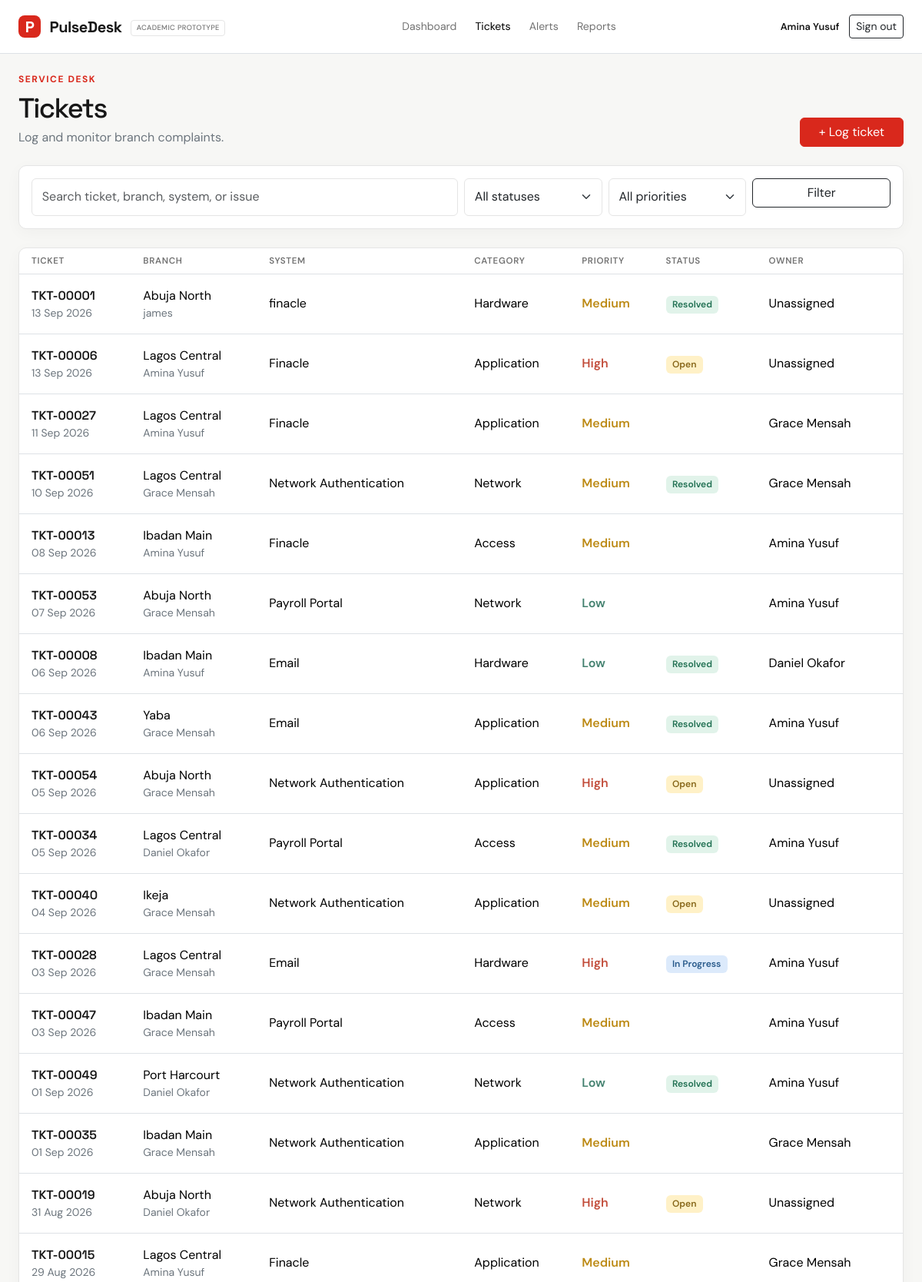
Page /tickets (signed in, upper part) on the committed database.
### app.py (models this page shows)
class User(db.Model):
    id = db.Column(db.Integer, primary_key=True)
    name = db.Column(db.String(120), nullable=False)
    email = db.Column(db.String(160), unique=True, nullable=False)
    password = db.Column(db.String(255), nullable=False)
    role = db.Column(db.String(40), nullable=False, default="IT Support Officer")

class Ticket(db.Model):
    id = db.Column(db.Integer, primary_key=True)
    ticket_number = db.Column(db.String(30), unique=True, nullable=False)
    branch_id = db.Column(db.Integer, db.ForeignKey("branch.id"), nullable=False)
    reported_by = db.Column(db.String(120), nullable=False)
    category = db.Column(db.String(80), nullable=False)
    system = db.Column(db.String(100), nullable=False)
    description = db.Column(db.Text, nullable=False)
    priority = db.Column(db.String(20), nullable=False, default="Medium")
    status = db.Column(db.String(30), nullable=False, default="Open")
    assigned_to = db.Column(db.String(120))
    created_at = db.Column(db.DateTime, nullable=False, default=datetime.utcnow)
    resolved_at = db.Column(db.DateTime)

class Branch(db.Model):
    id = db.Column(db.Integer, primary_key=True)
    branch_name = db.Column(db.String(120), nullable=False)
    location = db.Column(db.String(120), nullable=False)
    tickets = db.relationship("Ticket", backref="branch", lazy=True)

### app.py (the view)
@app.route("/tickets")
@login_required
def tickets():
    search, status, priority = request.args.get("search", "").strip(), request.args.get("status", ""), request.args.get("priority", "")
    query = Ticket.query
    if search:
        term = f"%{search}%"
        query = query.join(Branch).filter(or_(Ticket.ticket_number.ilike(term), Ticket.category.ilike(term), Ticket.system.ilike(term), Ticket.description.ilike(term), Branch.branch_name.ilike(term)))
    if status:
        query = query.filter_by(status=status)
    if priority:
        query = query.filter_by(priority=priority)
    return render_template("tickets.html", tickets=query.order_by(Ticket.created_at.desc()).all())

### app.py (called while the page is built)
def current_user():
    user_id = session.get("user_id")
    return db.session.get(User, user_id) if user_id else None

@app.context_processor
def inject_user():
    return {"current_user": current_user()}

def login_required(view):
    @wraps(view)
    def wrapped(*args, **kwargs):
        if not session.get("user_id"):
            return redirect(url_for("login", next=request.path))
        return view(*args, **kwargs)
    return wrapped

### templates/tickets.html (shortened to what this page needs)
{% extends 'base.html' %}
{% block content %}
<div class="d-flex flex-wrap justify-content-between align-items-end gap-3 mb-4"><div><div class="eyebrow mb-2">Service desk</div><h1 class="page-title mb-1">Tickets</h1><p class="text-secondary mb-0">{% if current_user.role == 'IT Support Officer' %}Log and monitor branch complaints.{% else %}Triage, assign, and manage branch complaints.{% endif %}</p></div>{% if current_user.role == 'IT Support Officer' %}<a href="{{ url_for('new_ticket') }}" class="btn btn-coral px-4">+ Log ticket</a>{% else %}<span class="role-badge">{{ current_user.role }} · management view</span>{% endif %}</div>
<form class="card bg-white p-3 mb-4" method="get"><div class="row g-2"><div class="col-lg-6"><input class="form-control" name="search" value="{{ request.args.get('search','') }}" placeholder="Search ticket, branch, system, or issue"></div><div class="col-sm-4 col-lg-2"><select class="form-select" name="status"><option value="">All statuses</option></select></div><div class="col-sm-4 col-lg-2"><select class="form-select" name="priority"><option value="">All priorities</option></select></div><div class="col-sm-4 col-lg-2"><button class="btn btn-outline-dark w-100">Filter</button></div></div></form>
<div class="card bg-white"><div class="table-responsive"><table class="table"><thead><tr><th class="ps-3">Ticket</th><th>Branch</th><th>System</th><th>Category</th><th>Priority</th><th>Status</th><th class="pe-3">Owner</th></tr></thead><tbody>{% for ticket in tickets %}<tr><td class="ps-3"><a class="ticket-number" href="{{ url_for('ticket_detail', ticket_id=ticket.id) }}">{{ ticket.ticket_number }}</a><div class="small text-secondary">{{ ticket.created_at.strftime('%d %b %Y') }}</div></td><td>{{ ticket.branch.branch_name }}<div class="small text-secondary">{{ ticket.reported_by }}</div></td><td>{{ ticket.system }}</td><td>{{ ticket.category }}</td><td><span class="priority-{{ ticket.priority|lower }} fw-semibold">{{ ticket.priority }}</span></td><td><span class="badge status-{{ ticket.status|lower|replace(' ', '-') }}">{{ ticket.status }}</span></td><td class="pe-3">{{ ticket.assigned_to or 'Unassigned' }}</td></tr>{% else %}<tr><td colspan="7" class="empty-state">No tickets match these filters.</td></tr>{% endfor %}</tbody></table></div></div>
{% endblock %}

### templates/base.html (shortened to what this page needs)
<!doctype html>
<html lang="en">
<head>
  <link href="https://cdn.jsdelivr.net/npm/bootstrap@5.3.3/dist/css/bootstrap.min.css" rel="stylesheet">
  <link rel="stylesheet" href="{{ url_for('static', filename='style.css') }}">
</head>
<body>
  <nav class="navbar navbar-expand-lg border-bottom">
    <div class="container-fluid px-4">
      <a class="navbar-brand" href="{{ url_for('dashboard') }}"><span class="brand-mark">P</span> PulseDesk <span class="prototype-tag">Academic prototype</span></a>
      {% if current_user %}
      <div class="collapse navbar-collapse" id="main-nav">
        <div class="navbar-nav mx-auto gap-lg-2">
          <a class="nav-link {{ 'active' if request.endpoint == 'dashboard' }}" href="{{ url_for('dashboard') }}">Dashboard</a>
          <a class="nav-link {{ 'active' if request.endpoint in ['tickets', 'new_ticket', 'ticket_detail'] }}" href="{{ url_for('tickets') }}">Tickets</a>
          <a class="nav-link {{ 'active' if request.endpoint in ['alerts', 'alert_detail'] }}" href="{{ url_for('alerts') }}">Alerts</a>
          <a class="nav-link {{ 'active' if request.endpoint in ['reports', 'report_csv'] }}" href="{{ url_for('reports') }}">Reports</a>
        </div>
        <div class="account-menu"><span class="account-name">{{ current_user.name }}</span><form method="post" action="{{ url_for('logout') }}"><button class="btn btn-outline-dark btn-sm">Sign out</button></form></div>
      </div>
      {% endif %}
    </div>
  </nav>
  <main class="container-fluid px-4 py-4">
    {% block content %}{% endblock %}
  </main>
</body>
</html>

### static/style.css (style rules this page uses)
:root { --ink: #171717; --muted: #737373; --line: #e5e5e5; --mint: #e1f3ea; --cream: #f7f7f5; --coral: #d9281c; --warm: #fff4ef; }
body { background: var(--cream); color: var(--ink); font-family: 'DM Sans', sans-serif; }
.navbar { background: #fff; min-height: 70px; }
.navbar-brand, h1, h2, h3, h4 { font-family: 'Space Grotesk', sans-serif; }
.navbar-brand { font-weight: 700; color: var(--ink); letter-spacing: -.5px; }
.brand-mark { display: inline-grid; place-items: center; width: 29px; height: 29px; margin-right: 7px; border-radius: 8px; background: var(--coral); color: white; }
.prototype-tag { display: inline-block; margin-left: 7px; padding: .18rem .42rem; border: 1px solid var(--line); border-radius: 4px; color: var(--muted); font-family: 'DM Sans'; font-size: .58rem; font-weight: 500; letter-spacing: .04em; text-transform: uppercase; vertical-align: middle; }
.nav-link { color: var(--muted); font-size: .88rem; }
.nav-link.active, .nav-link:hover { color: var(--coral); }
.eyebrow { color: var(--coral); font-size: .75rem; font-weight: 700; letter-spacing: .13em; text-transform: uppercase; }
.page-title { font-size: clamp(1.8rem, 3vw, 2.65rem); letter-spacing: -1.6px; }
.btn-coral { background: var(--coral); border-color: var(--coral); color: #fff; }
.card { border: 1px solid var(--line); border-radius: 10px; box-shadow: 0 5px 20px rgba(24,33,38,.035); }
.table { --bs-table-bg: transparent; margin-bottom: 0; }
.table th { color: var(--muted); font-size: .72rem; font-weight: 600; letter-spacing: .06em; text-transform: uppercase; }
.table td { padding-top: 1rem; padding-bottom: 1rem; vertical-align: middle; }
.ticket-number { color: var(--ink); font-family: 'Space Grotesk'; font-weight: 600; text-decoration: none; }
.badge { font-weight: 600; padding: .45em .7em; }
.status-open { background: #fff1c7; color: #87671a; }
.status-in-progress { background: #dceafb; color: #285a8b; }
.status-resolved { background: var(--mint); color: #217153; }
.priority-high { color: #c34f3d; }
.priority-medium { color: #bd8b17; }
.priority-low { color: #43816f; }
.form-control, .form-select { border-color: var(--line); padding: .7rem .8rem; }
.account-menu { display: flex; align-items: center; gap: .8rem; }
.account-name { font-size: .8rem; font-weight: 600; }

### rows in the picture
User: name "Amina Yusuf"
Ticket: ticket_number "TKT-00001", created_at "13 Sep 2026", branch.branch_name "Abuja North", reported_by "james", system "finacle", category "Hardware", priority "Medium", status "Resolved", assigned_to "Unassigned"
Ticket: ticket_number "TKT-00006", created_at "13 Sep 2026", branch.branch_name "Lagos Central", reported_by "Amina Yusuf", system "Finacle", category "Application", priority "High", status "Open", assigned_to "Unassigned"
Ticket: ticket_number "TKT-00027", created_at "11 Sep 2026", branch.branch_name "Lagos Central", reported_by "Amina Yusuf", system "Finacle", category "Application", priority "Medium", assigned_to "Grace Mensah"
Ticket: ticket_number "TKT-00051", created_at "10 Sep 2026", branch.branch_name "Lagos Central", reported_by "Grace Mensah", system "Network Authentication", category "Network", priority "Medium", status "Resolved", assigned_to "Grace Mensah"
Ticket: ticket_number "TKT-00013", created_at "08 Sep 2026", branch.branch_name "Ibadan Main", reported_by "Amina Yusuf", system "Finacle", category "Access", priority "Medium", assigned_to "Amina Yusuf"
Ticket: ticket_number "TKT-00053", created_at "07 Sep 2026", branch.branch_name "Abuja North", reported_by "Grace Mensah", system "Payroll Portal", category "Network", priority "Low", assigned_to "Amina Yusuf"
Ticket: ticket_number "TKT-00008", created_at "06 Sep 2026", branch.branch_name "Ibadan Main", reported_by "Amina Yusuf", system "Email", category "Hardware", priority "Low", status "Resolved", assigned_to "Daniel Okafor"
Ticket: ticket_number "TKT-00043", created_at "06 Sep 2026", branch.branch_name "Yaba", reported_by "Grace Mensah", system "Email", category "Application", priority "Medium", status "Resolved", assigned_to "Amina Yusuf"
Ticket: ticket_number "TKT-00054", created_at "05 Sep 2026", branch.branch_name "Abuja North", reported_by "Grace Mensah", system "Network Authentication", category "Application", priority "High", status "Open", assigned_to "Unassigned"
Ticket: ticket_number "TKT-00034", created_at "05 Sep 2026", branch.branch_name "Lagos Central", reported_by "Daniel Okafor", system "Payroll Portal", category "Access", priority "Medium", status "Resolved", assigned_to "Amina Yusuf"
Ticket: ticket_number "TKT-00040", created_at "04 Sep 2026", branch.branch_name "Ikeja", reported_by "Grace Mensah", system "Network Authentication", category "Application", priority "Medium", status "Open", assigned_to "Unassigned"
Ticket: ticket_number "TKT-00028", created_at "03 Sep 2026", branch.branch_name "Lagos Central", reported_by "Grace Mensah", system "Email", category "Hardware", priority "High", status "In Progress", assigned_to "Amina Yusuf"
Ticket: ticket_number "TKT-00047", created_at "03 Sep 2026", branch.branch_name "Ibadan Main", reported_by "Grace Mensah", system "Payroll Portal", category "Access", priority "Medium", assigned_to "Amina Yusuf"
Ticket: ticket_number "TKT-00049", created_at "01 Sep 2026", branch.branch_name "Port Harcourt", reported_by "Daniel Okafor", system "Network Authentication", category "Network", priority "Low", status "Resolved", assigned_to "Amina Yusuf"
Ticket: ticket_number "TKT-00035", created_at "01 Sep 2026", branch.branch_name "Ibadan Main", reported_by "Grace Mensah", system "Network Authentication", category "Application", priority "Medium", assigned_to "Grace Mensah"
Ticket: ticket_number "TKT-00019", created_at "31 Aug 2026", branch.branch_name "Abuja North", reported_by "Daniel Okafor", system "Network Authentication", category "Network", priority "High", status "Open", assigned_to "Unassigned"
Ticket: ticket_number "TKT-00015", created_at "29 Aug 2026", branch.branch_name "Lagos Central", reported_by "Amina Yusuf", system "Finacle", category "Application", priority "Medium", assigned_to "Grace Mensah"
